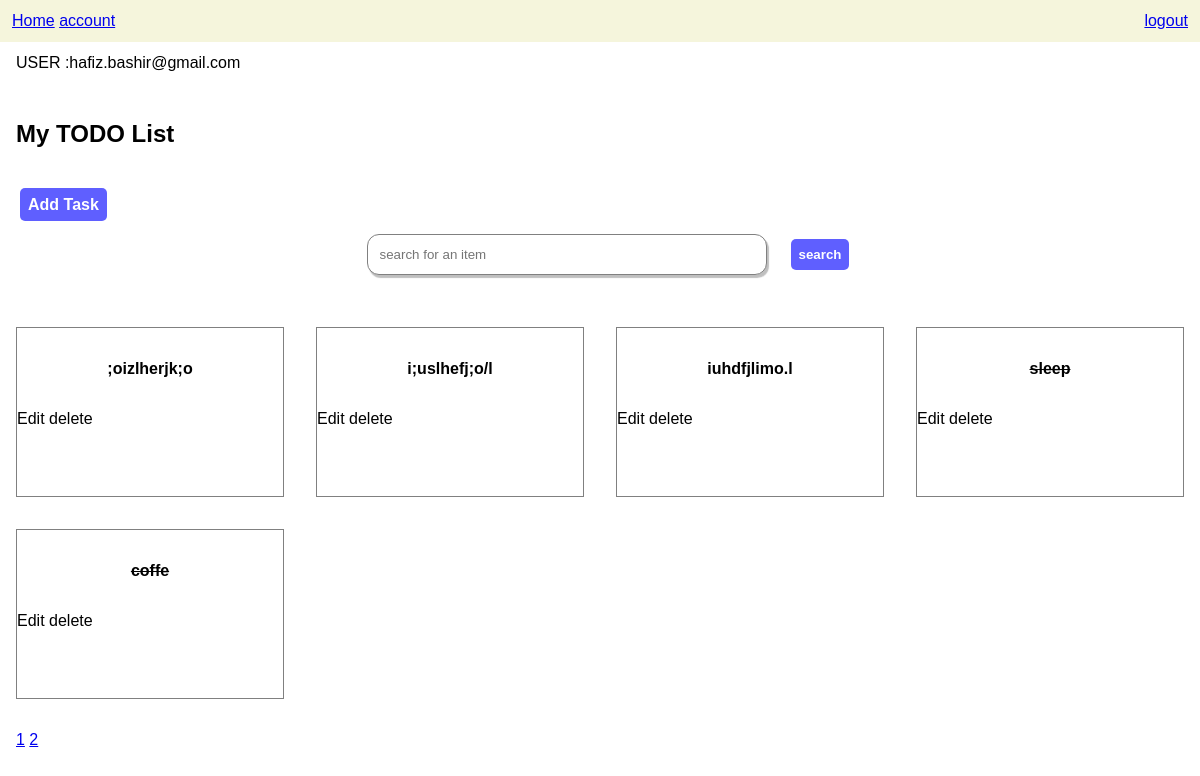
Page /?page=2 (signed in) on the committed database.
### base/models.py (models this page shows, shortened)
class User(AbstractUser):
    id=models.UUIDField(default=uuid.uuid4,unique=True,primary_key=True,editable=False)
    name=models.CharField(max_length=100)
    email= models.EmailField(unique=True,null=True)
    avatar= models.ImageField(default="profile.png")
    USERNAME_FIELD= 'email'
    REQUIRED_FIELDS=['username']

class Task(models.Model):
    id=models.UUIDField(default=uuid.uuid4,unique=True,primary_key=True,editable=False)
    user= models.ForeignKey(User,on_delete=models.CASCADE,null=True, blank=True)
    name=models.CharField(max_length=100)
    description=models.TextField(null=True,blank=True)
    completed=models.BooleanField(default=False)
    created= models.DateTimeField(auto_now_add=True)
    class Meta:
        ordering= ['completed']

### base/views.py (the view)
# urls.py: path('', views.index,name="index"),
@login_required(login_url='login')
def index(request):
    user=request.user
    tasks=Task.objects.filter(user=user)
    p = Paginator(tasks, 5)
    page_number = request.GET.get('page')
    try:
        page_obj = p.get_page(page_number)  # returns the desired page object
    except PageNotAnInteger:
        page_obj = p.page(1)
    except EmptyPage:
        page_obj = p.page(p.num_pages)
    pages_list=[i for i in range(1,p.num_pages+1)]
    context={'tasks':tasks, "page_obj":page_obj , "pages_list": pages_list}
    return render(request,"index.html",context)

### templates/index.html
{% extends 'super.html'%} {%block content%} {%if request.user.is_authenticated%}
<p>USER :{{request.user}}</p>
{%endif%}
<h2 class="section">My TODO List</h2>
<a class="btn-primary" href="{% url 'create_task'%}">Add Task</a>
<form class="search" method="GET" action="{% url 'searchposts' %}">
  <input
    class="search-form"
    type="text"
    name="q"
    placeholder="search for an item"
  />
  <input class="btn-primary" type="submit" value="search" name="submit" />
</form>
<div class="todo-list--container section">
  {% for task in page_obj%}
  <div class="single-task ">
    <a href="{%url 'details' task.id%}">
      <div>
        <h4 class="section {% if task.completed %} completed {%endif%}">{{task.name}}</h4>
        <a href="{%url 'update_task' task.id%}">Edit</a>
        <a href="{%url 'delete_task' task.id%}">delete</a>
      </div>
    </a>
  </div>
  {%endfor%}
</div>
<div class="pages_list">
  {%for i in pages_list%}
  <a href="?page={{i}}">{{i}}</a>
  {%endfor%}
</div>
{%endblock content%}

### static/css/main.css (style rules this page uses)
* { margin:0; box-sizing: border-box; font-family: Arial, Helvetica, sans-serif; }
.section { margin: 2em 0; }
.search-form { padding: 12px; width: 400px; border-radius: 12px; border: 1px solid gray; box-shadow: 2px 3px 1px rgba(0,0,0,0.25); margin: 20px; }
.btn-primary { padding: 8px; margin: 4px; background-color: rgb(95, 95, 255); border-radius: 5px; color: white; font-weight: bold; text-decoration: none; border: none; cursor: pointer; transition: background-color 0.5s; }
.todo-list--container { display: grid; grid-template-columns: 1fr 1fr 1fr 1fr; gap: 2em; }
.single-task { height: 170px; border: 1px solid gray; }
.single-task a { text-decoration: none; color: black; text-align: center; }
.search { display: flex; align-items: center; justify-content: center; }
.completed { text-decoration: line-through; }

### rows in the picture
User: user "hafiz.bashir@gmail.com"
Task: name ";oizlherjk;o"
Task: name "i;uslhefj;o/l"
Task: name "iuhdfjlimo.l"
Task: name "sleep"
Task: name "coffe"

### other values in the picture
{{ i }} "1" "2"
